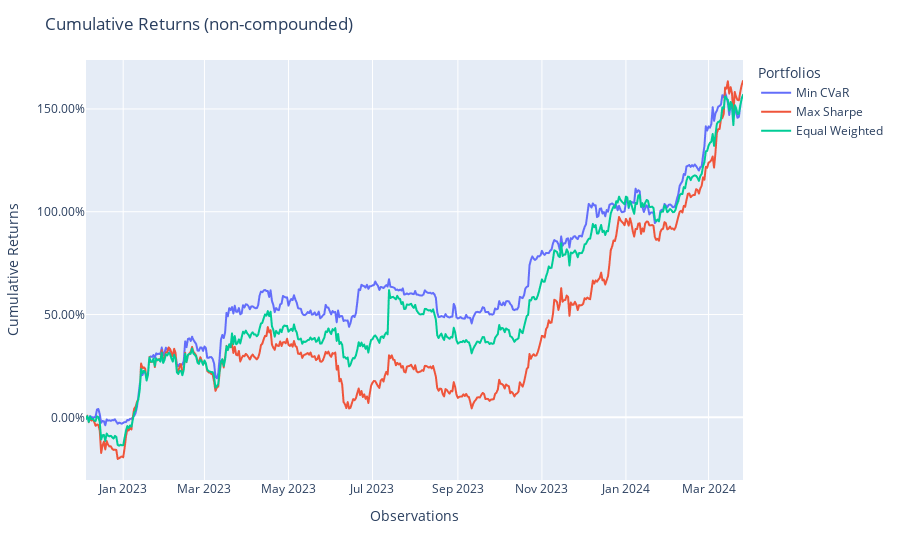

Notebook code for this chart:
### Code cell
from plotly.io import show
fig = population.plot_cumulative_returns()
fig

### Figure 1 — Plotly figure (JSON) as saved in the notebook; plotly's stock layout.template omitted (floating-point values rounded to 4 significant figures; data arrays with more than 128 entries replaced by an {"elided": "..."} marker saying what was removed)
{"data": [{"hovertemplate": "variable=Min CVaR<br>index=%{x}<br>value=%{y}<extra></extra>", "legendgroup": "Min CVaR", "line": {"color": "#636efa", "dash": "solid"}, "marker": {"symbol": "circle"}, "mode": "lines", "name": "Min CVaR", "showlegend": true, "type": "scattergl", "x": {"elided": "478 str values"}, "xaxis": "x", "y": {"elided": "478 float values"}, "yaxis": "y"}, {"hovertemplate": "variable=Max Sharpe<br>index=%{x}<br>value=%{y}<extra></extra>", "legendgroup": "Max Sharpe", "line": {"color": "#EF553B", "dash": "solid"}, "marker": {"symbol": "circle"}, "mode": "lines", "name": "Max Sharpe", "showlegend": true, "type": "scattergl", "x": {"elided": "478 str values"}, "xaxis": "x", "y": {"elided": "478 float values"}, "yaxis": "y"}, {"hovertemplate": "variable=Equal Weighted<br>index=%{x}<br>value=%{y}<extra></extra>", "legendgroup": "Equal Weighted", "line": {"color": "#00cc96", "dash": "solid"}, "marker": {"symbol": "circle"}, "mode": "lines", "name": "Equal Weighted", "showlegend": true, "type": "scattergl", "x": {"elided": "478 str values"}, "xaxis": "x", "y": {"elided": "478 float values"}, "yaxis": "y"}], "layout": {"legend": {"title": {"text": "Portfolios"}, "tracegroupgap": 0}, "margin": {"t": 60}, "title": {"text": "Cumulative Returns (non-compounded)"}, "xaxis": {"anchor": "y", "domain": [0, 1], "title": {"text": "Observations"}}, "yaxis": {"anchor": "x", "domain": [0, 1], "tickformat": ".2%", "title": {"text": "Cumulative Returns"}}}}
